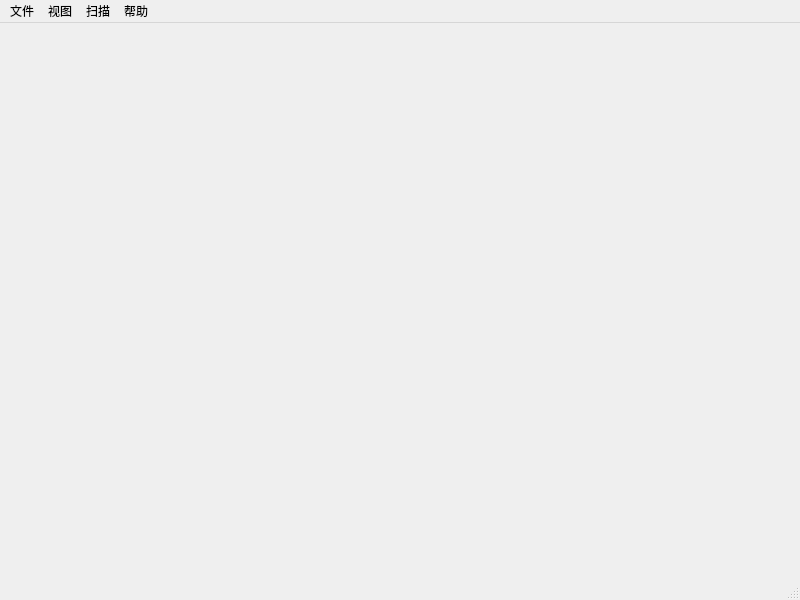
<?xml version="1.0" encoding="UTF-8"?>
<ui version="4.0">
 <class>MainWindow</class>
 <widget class="QMainWindow" name="MainWindow">
  <property name="geometry">
   <rect>
    <x>0</x>
    <y>0</y>
    <width>800</width>
    <height>600</height>
   </rect>
  </property>
  <widget class="QWidget" name="centralwidget"/>
  <widget class="QMenuBar" name="menubar">
   <property name="geometry">
    <rect>
     <x>0</x>
     <y>0</y>
     <width>800</width>
     <height>21</height>
    </rect>
   </property>
   <widget class="QMenu" name="menuHelp">
    <property name="title">
     <string>帮助</string>
    </property>
    <addaction name="actionBrowseConfig"/>
    <addaction name="separator"/>
    <addaction name="actionAbout"/>
   </widget>
   <widget class="QMenu" name="menuFile">
    <property name="title">
     <string>文件</string>
    </property>
    <addaction name="actionOpen"/>
    <addaction name="actionReloadFile"/>
    <addaction name="separator"/>
    <addaction name="actionOptions"/>
    <addaction name="separator"/>
    <addaction name="actionTaskInfo"/>
    <addaction name="actionExit"/>
   </widget>
   <widget class="QMenu" name="menuView">
    <property name="title">
     <string>视图</string>
    </property>
   </widget>
   <widget class="QMenu" name="menuScan">
    <property name="title">
     <string>扫描</string>
    </property>
   </widget>
   <addaction name="menuFile"/>
   <addaction name="menuView"/>
   <addaction name="menuScan"/>
   <addaction name="menuHelp"/>
  </widget>
  <widget class="QStatusBar" name="statusbar"/>
  <action name="actionPlugins">
   <property name="icon">
    <iconset resource="../../resources/icons/Fatcow.qrc">
     <normaloff>:/fatcow/16x16/plugin.png</normaloff>:/fatcow/16x16/plugin.png</iconset>
   </property>
   <property name="text">
    <string>插件...</string>
   </property>
  </action>
  <action name="actionAbout">
   <property name="icon">
    <iconset resource="../../resources/icons/Fatcow.qrc">
     <normaloff>:/fatcow/16x16/information.png</normaloff>:/fatcow/16x16/information.png</iconset>
   </property>
   <property name="text">
    <string>关于...</string>
   </property>
  </action>
  <action name="actionOptions">
   <property name="icon">
    <iconset resource="../../resources/icons/Fatcow.qrc">
     <normaloff>:/fatcow/16x16/cog.png</normaloff>:/fatcow/16x16/cog.png</iconset>
   </property>
   <property name="text">
    <string>选项...</string>
   </property>
  </action>
  <action name="actionBrowseConfig">
   <property name="text">
    <string>浏览配置文件...</string>
   </property>
  </action>
  <action name="actionExit">
   <property name="text">
    <string>退出</string>
   </property>
  </action>
  <action name="actionOpen">
   <property name="icon">
    <iconset resource="../../resources/icons/Fatcow.qrc">
     <normaloff>:/fatcow/16x16/folder_go.png</normaloff>:/fatcow/16x16/folder_go.png</iconset>
   </property>
   <property name="text">
    <string>打开文件...</string>
   </property>
   <property name="toolTip">
    <string>打开</string>
   </property>
  </action>
  <action name="actionReloadFile">
   <property name="icon">
    <iconset resource="../../resources/icons/Fatcow.qrc">
     <normaloff>:/fatcow/16x16/arrow_refresh.png</normaloff>:/fatcow/16x16/arrow_refresh.png</iconset>
   </property>
   <property name="text">
    <string>重载文件</string>
   </property>
  </action>
  <action name="actionArdFileMaintain">
   <property name="icon">
    <iconset resource="../../resources/icons/Fatcow.qrc">
     <normaloff>:/fatcow/16x16/file_extension_m4p.png</normaloff>:/fatcow/16x16/file_extension_m4p.png</iconset>
   </property>
   <property name="text">
    <string>文件过滤</string>
   </property>
   <property name="toolTip">
    <string>文件过滤</string>
   </property>
  </action>
  <action name="actionImportLayout">
   <property name="text">
    <string>导入界面布局...</string>
   </property>
  </action>
  <action name="actionExportLayout">
   <property name="text">
    <string>导出界面布局...</string>
   </property>
  </action>
  <action name="actionResetLayout">
   <property name="text">
    <string>恢复默认界面布局</string>
   </property>
  </action>
  <action name="actionTaskInfo">
   <property name="icon">
    <iconset resource="../../resources/icons/Fatcow.qrc">
     <normaloff>:/fatcow/16x16/align_compact.png</normaloff>:/fatcow/16x16/align_compact.png</iconset>
   </property>
   <property name="text">
    <string>查看扫描任务</string>
   </property>
   <property name="toolTip">
    <string>查看扫描任务</string>
   </property>
  </action>
  <action name="actionMaterial">
   <property name="icon">
    <iconset resource="../../resources/icons/Fatcow.qrc">
     <normaloff>:/fatcow/16x16/chart_column.png</normaloff>:/fatcow/16x16/chart_column.png</iconset>
   </property>
   <property name="text">
    <string>编辑材料</string>
   </property>
   <property name="toolTip">
    <string>编辑材料</string>
   </property>
  </action>
 </widget>
 <resources>
  <include location="../../resources/icons/Fatcow.qrc"/>
 </resources>
 <connections/>
</ui>
